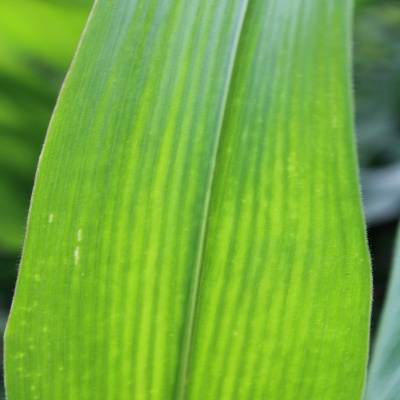
#> input picture data/P1/healthy101_.jpg, 400 x 400 px; its folder holds 2 pictures in this run
$ python auto_mask.py --in ../data/P1 --out out.png   (older library calls are emulated)
#> lines starting #> are read from the running program, lines starting #| are printed output that depends on the picture; after the words box and inside, x2 and y2 are one past the last pixel; in counts of white or black regions, pixels touching at a corner belong together

import argparse
import csv
from pathlib import Path

import cv2
import numpy as np
from PIL import Image

EXTS = {".jpg", ".jpeg", ".png"}


def leaf_region(bgr):
    """
    Leaf tissue: green-ish, reasonably bright, AND in focus.

    Hue alone is insufficient for wider-framed images, where blurred
    background vegetation passes any colour test. Local variance of the
    Laplacian separates the sharp foreground leaf from defocused
    background.
    """
    hsv = cv2.cvtColor(bgr, cv2.COLOR_BGR2HSV)
    h, s, v = hsv[..., 0], hsv[..., 1], hsv[..., 2]
    colour = (h > 20) & (h < 95) & (s > 30) & (v > 45)

    # local sharpness
    gray = cv2.cvtColor(bgr, cv2.COLOR_BGR2GRAY).astype(np.float32)
    lap = cv2.Laplacian(gray, cv2.CV_32F, ksize=3)
    sharp = cv2.GaussianBlur(lap * lap, (31, 31), 0)
    thr = np.quantile(sharp, 0.55)          # keep the sharper half
    focused = sharp > thr

    ok = (colour & focused).astype(np.uint8) * 255

    k = cv2.getStructuringElement(cv2.MORPH_ELLIPSE, (21, 21))
    ok = cv2.morphologyEx(ok, cv2.MORPH_CLOSE, k)
    ok = cv2.morphologyEx(ok, cv2.MORPH_OPEN, k)

    # keep only the largest connected region - the main leaf
    n, lab, stats, _ = cv2.connectedComponentsWithStats((ok > 0).astype(np.uint8), 8)
    if n > 1:
        biggest = 1 + np.argmax(stats[1:, cv2.CC_STAT_AREA])
        ok = np.where(lab == biggest, 255, 0).astype(np.uint8)

    if ok.mean() < 40:
        ok[:] = 255
    return ok


def organic_mask(h, w, target_area, scale, rng, allowed=None):
    """
    Threshold blurred noise to get irregular blobs.

    scale controls blob size: larger blur -> fewer, larger regions.
    The threshold is chosen by percentile so the realised area lands on
    target regardless of the noise draw.
    """
    noise = rng.random((h, w)).astype(np.float32)
    k = int(scale) | 1                       # kernel must be odd
    field = cv2.GaussianBlur(noise, (k, k), scale / 3.0)

    if allowed is not None:
        valid = allowed > 0
        if valid.sum() == 0:
            valid = np.ones_like(field, bool)
        # aim for target_area of the FRAME, taken from allowed pixels only
        want = target_area * h * w
        frac_of_valid = min(0.95, want / max(1, valid.sum()))
        thr = np.quantile(field[valid], 1.0 - frac_of_valid)
        mask = ((field >= thr) & valid).astype(np.uint8) * 255
    else:
        thr = np.quantile(field, 1.0 - target_area)
        mask = (field >= thr).astype(np.uint8) * 255

    # tidy speckle without rounding the outlines off
    k2 = cv2.getStructuringElement(cv2.MORPH_ELLIPSE, (5, 5))
    mask = cv2.morphologyEx(mask, cv2.MORPH_OPEN, k2)
    mask = cv2.morphologyEx(mask, cv2.MORPH_CLOSE, k2)
    return mask


def drop_tiny(mask, min_frac=0.015):
    """Remove specks too small for the model to render as anything."""
    n, lab, stats, _ = cv2.connectedComponentsWithStats((mask > 0).astype(np.uint8), 8)
    out = np.zeros_like(mask)
    floor = min_frac * mask.size
    for i in range(1, n):
        if stats[i, cv2.CC_STAT_AREA] >= floor:
            out[lab == i] = 255
    return out


def make_mask(bgr, rng, args):
    h, w = bgr.shape[:2]
    allowed = leaf_region(bgr) if not args.no_leaf_filter else None

    # sample a target area from the band so the set has a real spread,
    # rather than every mask sitting at the same size
    for _ in range(12):
        target = rng.uniform(args.min_area, args.max_area)
        scale = rng.uniform(args.scale * 0.7, args.scale * 1.3)
        m = organic_mask(h, w, target, scale, rng, allowed)
        m = drop_tiny(m)
        frac = (m > 0).mean()
        if args.min_area * 0.85 <= frac <= args.max_area * 1.15:
            return m, frac
    return m, frac                            # best effort


def main():
    ap = argparse.ArgumentParser()
    ap.add_argument("--in", dest="src", required=True)
    ap.add_argument("--out", dest="dst", required=True)
    ap.add_argument("--log", default=None)
    ap.add_argument("--min-area", type=float, default=0.15)
    ap.add_argument("--max-area", type=float, default=0.35)
    ap.add_argument("--scale", type=float, default=28,
                    help="blur kernel; larger -> fewer, bigger blobs")
    ap.add_argument("--seed", type=int, default=0)
    ap.add_argument("--limit", type=int, default=None)
    ap.add_argument("--no-leaf-filter", action="store_true")
    ap.add_argument("--preview", action="store_true",
                    help="also write overlay images for visual checking")
    args = ap.parse_args()

    src, dst = Path(args.src), Path(args.dst)
    dst.mkdir(parents=True, exist_ok=True)
    prev = dst / "_preview"
    if args.preview:
        prev.mkdir(exist_ok=True)

    files = sorted(p for p in src.iterdir() if p.suffix.lower() in EXTS)
    if args.limit:
        files = files[:args.limit]
    if not files:
        raise SystemExit(f"no images in {src}")

    rng = np.random.default_rng(args.seed)
    log_path = Path(args.log) if args.log else dst.parent / f"{dst.name}_log.csv"
    fh = open(log_path, "w", newline="")
    wr = csv.writer(fh)
    wr.writerow(["filename", "area_fraction", "width", "height", "seed"])

    fracs = []
    for p in files:
        bgr = cv2.imread(str(p))
#> bgr is the input picture: shape (400, 400, 3); mean B, G, R 57.8, 173, 114.9
        if bgr is None:
            print(f"  skip unreadable {p.name}")
            continue

        m, frac = make_mask(bgr, rng, args)
#> in leaf_region, `hsv = cv2.cvtColor(bgr, cv2.COLOR_BGR2HSV)`: hsv: shape (400, 400, 3); mean H, S, V 49, 169, 173.2
#> in leaf_region, `h, s, v = hsv[..., 0], hsv[..., 1], hsv[..., 2]`:
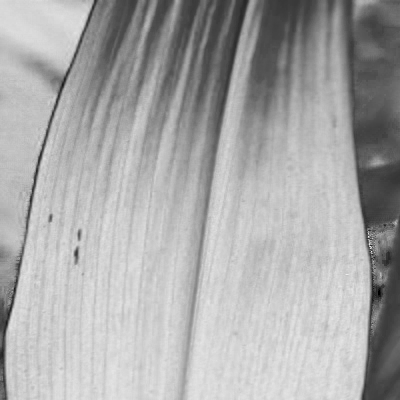
#> s: shape (400, 400); min 0, max 236, mean 169
#> in leaf_region, `h, s, v = hsv[..., 0], hsv[..., 1], hsv[..., 2]`:
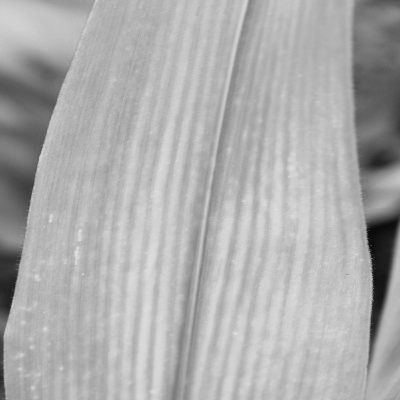
#> v: shape (400, 400); min 8, max 224, mean 173.2
#> in leaf_region, `colour = (h > 20) & (h < 95) & (s > 30) & (v > 45)`:
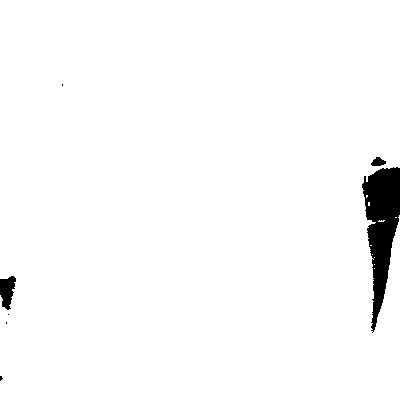
#> colour: shape (400, 400) bool; 97.6% white; 7 black regions (4 under 20 px), largest, box (x1, y1, x2, y2) and area: (362, 167, 400, 333) 3402, (0, 276, 16, 310) 366, (371, 157, 386, 166) 92
#> in leaf_region, `lap = cv2.Laplacian(gray, cv2.CV_32F, ksize=3)`:
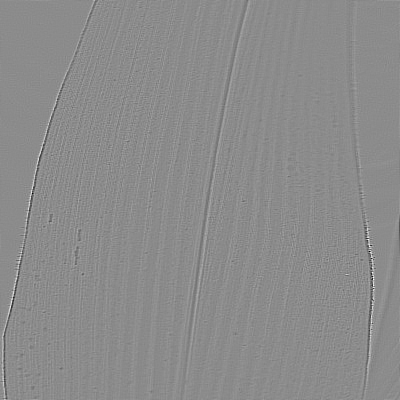
#> lap: shape (400, 400) float32; min -522, max 430, mean 0; drawn with min black and max white
#> in leaf_region, `sharp = cv2.GaussianBlur(lap * lap, (31, 31), 0)`:
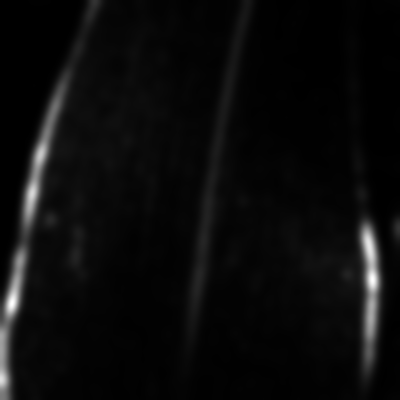
#> sharp: shape (400, 400) float32; min 15.25, max 14471.9, mean 668.5; drawn with min black and max white
#> in leaf_region, `thr = np.quantile(sharp, 0.55)`: thr = 351.3
#> in leaf_region, `focused = sharp > thr`: focused: shape (400, 400) bool; 45% white; 10 white regions (1 under 20 px), largest, box (x1, y1, x2, y2) and area: (0, 0, 389, 400) 70735, (389, 211, 400, 261) 434, (181, 73, 196, 102) 169
#> in leaf_region, `ok = (colour & focused).astype(np.uint8) * 255`: ok: shape (400, 400); 43.7% white; 18 white regions (9 under 20 px), largest, box (x1, y1, x2, y2) and area: (0, 0, 389, 400) 68899, (392, 215, 400, 261) 226, (181, 73, 196, 102) 169
#> in leaf_region, `ok = cv2.morphologyEx(ok, cv2.MORPH_CLOSE, k)`: ok: shape (400, 400); 47.6% white; 4 white regions, box (x1, y1, x2, y2) and area: (0, 0, 400, 400) 75782, (284, 167, 299, 185) 146, (351, 103, 359, 126) 137, (349, 77, 358, 96) 115
#> in leaf_region, `ok = cv2.morphologyEx(ok, cv2.MORPH_OPEN, k)`:
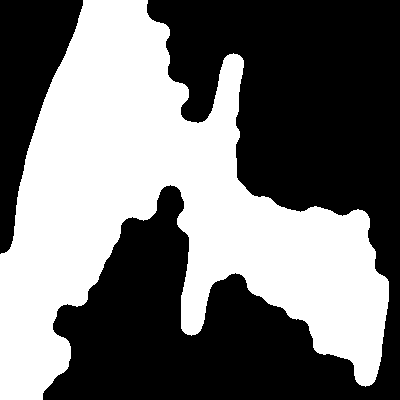
#> ok: shape (400, 400); 44.9% white; 1 white region, box (x1, y1, x2, y2) and area: (0, 0, 389, 400) 71894
#> in leaf_region, `n, lab, stats, _ = cv2.connectedComponentsWithStats((ok > 0).astype(np..`: n = 2; stats = [[0, 0, 400, 400, 88106], [0, 0, 389, 400, 71894]]
#> in leaf_region, `biggest = 1 + np.argmax(stats[1:, cv2.CC_STAT_AREA])`: biggest = 1
#> the loop in make_mask, `for _ in range(12):` made 1 pass
#> (frac_of_valid in organic_mask, thr in organic_mask, n in drop_tiny, frac) on pass 1: (0.617, 0.496, 15, 0.236)
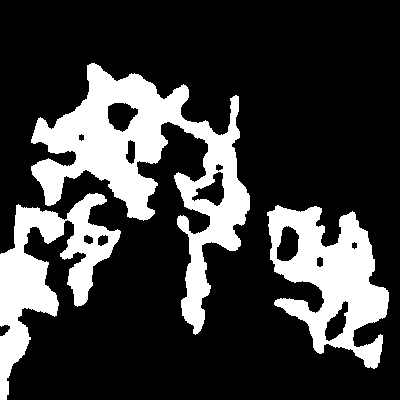
#> m: shape (400, 400); 23.6% white; 3 white regions, box (x1, y1, x2, y2) and area: (31, 63, 250, 335) 18744, (267, 205, 389, 369) 10136, (0, 193, 121, 400) 8804
#> frac = 0.236
        cv2.imwrite(str(dst / f"{p.stem}_mask.png"), m)
        wr.writerow([p.name, f"{frac:.4f}", bgr.shape[1], bgr.shape[0], args.seed])
        fracs.append(frac)

        if args.preview:
            ov = bgr.copy()
            ov[m > 0] = (0, 0, 255)
            cv2.imwrite(str(prev / f"{p.stem}_overlay.jpg"),
                        cv2.addWeighted(bgr, 0.6, ov, 0.4, 0))
#> pass 2 of the loop in main, `for p in files:`:
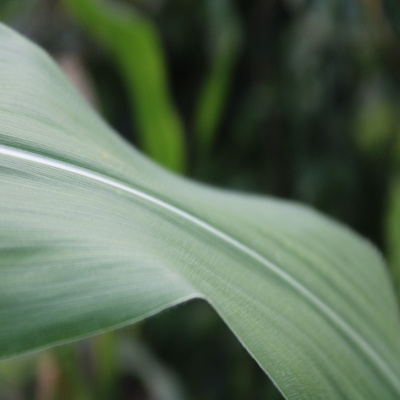
#> input picture data/P1/healthy104_.jpg, 400 x 400 px
#> in main, bgr is the input picture: shape (400, 400, 3); mean B, G, R 86.6, 107.5, 89.8
#> hsv: shape (400, 400, 3); mean H, S, V 58.1, 67.1, 107.6
#> colour: shape (400, 400) bool; 57.7% white; 63 black regions (52 under 20 px), largest, box (x1, y1, x2, y2) and area: (154, 0, 392, 253) 26903, (0, 145, 292, 306) 14687, (0, 0, 314, 228) 13922
#> in leaf_region (call 2), `thr = np.quantile(sharp, 0.55)`: thr = 55.59
#> focused: shape (400, 400) bool; 45% white; 14 white regions (2 under 20 px), largest, box (x1, y1, x2, y2) and area: (0, 65, 400, 400) 68685, (0, 10, 68, 75) 2051, (383, 179, 400, 216) 356
#> in leaf_region (call 2), `n, lab, stats, _ = cv2.connectedComponentsWithStats((ok > 0).astype(np..`:
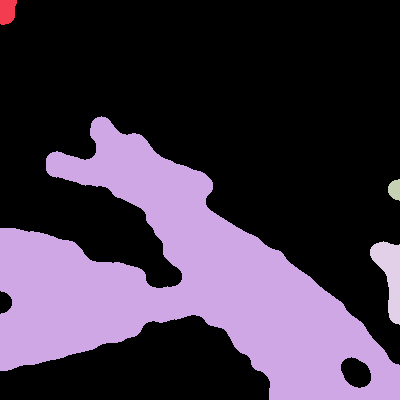
#> lab: shape (400, 400) int32; 5 distinct labels, from 0 to 4; one colour per label, 0 black
#> in leaf_region (call 2), `n, lab, stats, _ = cv2.connectedComponentsWithStats((ok > 0).astype(np..`: n = 5; stats = [[0, 0, 400, 400, 109707], [0, 0, 17, 25, 357], [0, 116, 400, 284, 48393], [388, 179, 12, 22, 203], [370, 241, 30, 84, 1340]]
#> biggest = 2
#> the loop in make_mask, `for _ in range(12):` made 1 pass
#> (target, want in organic_mask, frac_of_valid in organic_mask, thr in organic_mask, n in drop_tiny, stats in drop_tiny, frac) on pass 1: (0.266, 42522.7, 0.879, 0.483, 2, [[0, 0, 400, 400, 117595], [0, 116, 400, 284, 42405]], 0.265)
#> pass 1, in organic_mask (call 2), `mask = cv2.morphologyEx(mask, cv2.MORPH_CLOSE, k2)`:
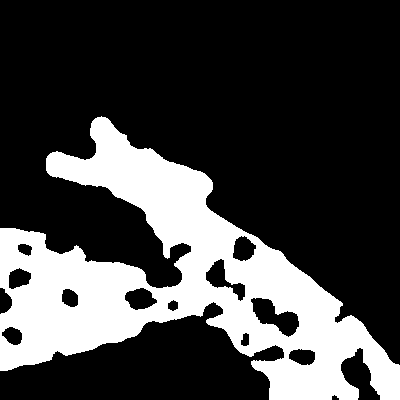
#> mask: shape (400, 400); 26.5% white; 1 white region, box (x1, y1, x2, y2) and area: (0, 116, 400, 400) 42405
#> in main, `m, frac = make_mask(bgr, rng, args)`: frac = 0.265

    fh.close()
    a = np.array(fracs)
#> a = [0.236, 0.265]
    print(f"wrote {len(a)} masks to {dst}")
#| wrote 2 masks to out.png
    print(f"area: mean {a.mean()*100:.1f}%  min {a.min()*100:.1f}%  "
          f"max {a.max()*100:.1f}%  std {a.std()*100:.1f}%")
#| area: mean 25.0%  min 23.6%  max 26.5%  std 1.5%
    print(f"log: {log_path}")
    if args.preview:
        print(f"overlays: {prev}")


if __name__ == "__main__":
    main()
